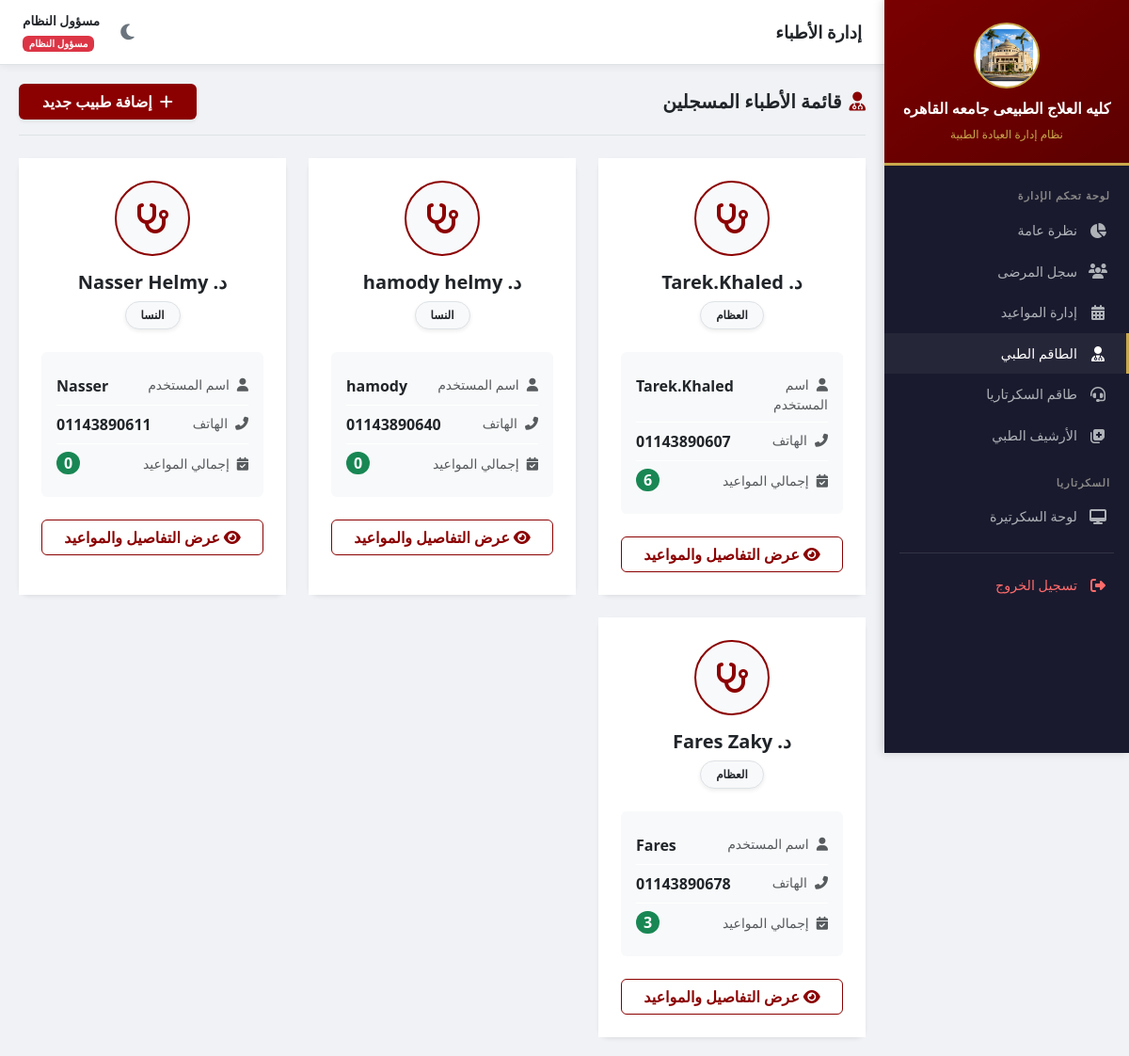
/admin-panel/doctors/ (signed in), run on the app's committed database.
### clinic/models.py (models this page shows, shortened)
class Doctor(models.Model):
    user = models.OneToOneField(User, on_delete=models.CASCADE, verbose_name="المستخدم")
    specialty = models.ForeignKey(Specialty, on_delete=models.SET_NULL, null=True, verbose_name="التخصص")
    phone = models.CharField(max_length=20, blank=True, verbose_name="رقم الهاتف")
    def __str__(self):
        return f"د. {self.user.get_full_name() or self.user.username}"
    class Meta:
        verbose_name = "دكتور"
        verbose_name_plural = "الأطباء"

class Specialty(models.Model):
    name = models.CharField(max_length=100, verbose_name="التخصص")
    class Meta:
        verbose_name = "تخصص"
        verbose_name_plural = "التخصصات"

### clinic/views.py (the view)
# urls.py: path('admin-panel/doctors/', views.admin_doctors, name='admin_doctors'),
@login_required
@user_passes_test(is_admin, login_url='login')
def admin_doctors(request):
    doctors = Doctor.objects.select_related('user', 'specialty').annotate(appt_count=Count('appointments'))
    return render(request, 'admin/doctors.html', {'doctors': doctors})

### clinic/views.py (called while the page is built)
def is_admin(user):
    return user.is_superuser or user.is_staff

### templates/admin/doctors.html (shortened to what this page needs)
{% extends 'base.html' %}
{% block page_title %}إدارة الأطباء{% endblock %}
{% block content %}
<div class="d-flex justify-content-between align-items-center mb-4 border-bottom pb-3">
  <h5 class="mb-0 fw-bold text-body"><i class="fas fa-user-md me-2" style="color: #8B0000;"></i>قائمة الأطباء المسجلين</h5>
  <a href="{% url 'admin_doctor_add' %}" class="btn fw-bold px-4 shadow-sm" style="background:#8B0000; color:white;">
    <i class="fas fa-plus me-2"></i>إضافة طبيب جديد
  </a>
</div>
<div class="row g-4">
  {% for doctor in doctors %}
  <div class="col-md-6 col-lg-4">
    <div class="card shadow-sm border-0 h-100 hover-shadow transition-all">
      <div class="card-body p-4 text-center">
        <div class="mb-3">
          <div class="d-inline-flex align-items-center justify-content-center bg-light rounded-circle mb-3" style="width: 80px; height: 80px; border: 2px solid #8B0000;">
            <i class="fas fa-stethoscope fa-2x" style="color: #8B0000;"></i>
          </div>
          <h5 class="fw-bold text-body mb-2">{{ doctor }}</h5>
          <span class="badge bg-light text-body border px-3 py-2 rounded-pill shadow-sm">
            {{ doctor.specialty.name|default:"تخصص غير محدد" }}
          </span>
        </div>
        <div class="mt-4 text-start bg-light p-3 rounded">
          <div class="d-flex justify-content-between py-2 border-bottom border-white">
            <span class="text-muted small"><i class="fas fa-user me-2"></i>اسم المستخدم</span>
            <strong class="text-body">{{ doctor.user.username }}</strong>
          </div>
          <div class="d-flex justify-content-between py-2 border-bottom border-white">
            <span class="text-muted small"><i class="fas fa-phone-alt me-2"></i>الهاتف</span>
            <strong class="text-body">{{ doctor.phone|default:"-" }}</strong>
          </div>
          <div class="d-flex justify-content-between py-2 align-items-center">
            <span class="text-muted small"><i class="fas fa-calendar-check me-2"></i>إجمالي المواعيد</span>
            <span class="badge bg-success px-2 py-1 fs-6 rounded-pill">{{ doctor.appt_count }}</span>
          </div>
        </div>
        <div class="mt-4">
          <a href="{% url 'admin_doctor_detail' doctor.pk %}" class="btn w-100 fw-bold" style="border: 1px solid #8B0000; color: #8B0000; background-color: transparent;">
            <i class="fas fa-eye me-1"></i>عرض التفاصيل والمواعيد
          </a>
        </div>
      </div>
    </div>
  </div>
  {% endfor %}
</div>
{% endblock %}

### templates/base.html (shortened to what this page needs)
<!DOCTYPE html>
<html lang="ar" dir="rtl">
<head>
<link href="https://cdn.jsdelivr.net/npm/bootstrap@5.3.0/dist/css/bootstrap.rtl.min.css" rel="stylesheet">
<link href="https://cdnjs.cloudflare.com/ajax/libs/font-awesome/6.4.0/css/all.min.css" rel="stylesheet">
</head>
<body>
{% load auth_extras %}
{% if user.is_authenticated %}
<div class="sidebar" id="sidebar">
  <div class="sidebar-header">
    <div class="logo-container"><img src="/media/2.png" alt="لوجو جامعة القاهرة"></div>
    <h6>كليه العلاج الطبيعى جامعه القاهره</h6>
    <small>نظام إدارة العيادة الطبية</small>
  </div>
  <div class="sidebar-nav-container">
    {% if user.is_staff or user.is_superuser %}
    <div class="nav-section">لوحة تحكم الإدارة</div>
    <a href="{% url 'admin_dashboard' %}" class="nav-link-side {% if request.resolver_match.url_name == 'admin_dashboard' %}active{% endif %}" onclick="closeSidebar()"><i class="fas fa-chart-pie"></i> نظرة عامة</a>
    <a href="{% url 'admin_patients' %}" class="nav-link-side " onclick="closeSidebar()"><i class="fas fa-users"></i> سجل المرضى</a>
    <a href="{% url 'admin_appointments' %}" class="nav-link-side {% if request.resolver_match.url_name == 'admin_appointments' %}active{% endif %}" onclick="closeSidebar()"><i class="fas fa-calendar-alt"></i> إدارة المواعيد</a>
    <a href="{% url 'admin_doctors' %}" class="nav-link-side {% if request.resolver_match.url_name == 'admin_doctors' %}active{% endif %}" onclick="closeSidebar()"><i class="fas fa-user-md"></i> الطاقم الطبي</a>
    <a href="{% url 'admin_secretaries' %}" class="nav-link-side {% if 'admin_secreta' in request.resolver_match.url_name %}active{% endif %}" onclick="closeSidebar()"><i class="fas fa-headset"></i> طاقم السكرتاريا</a>
    <a href="{% url 'admin_records' %}" class="nav-link-side {% if request.resolver_match.url_name == 'admin_records' %}active{% endif %}" onclick="closeSidebar()"><i class="fas fa-notes-medical"></i> الأرشيف الطبي</a>
    <div class="nav-section" style="margin-top:8px;">السكرتاريا</div>
    <a href="{% url 'secretary_dashboard' %}" class="nav-link-side {% if request.resolver_match.url_name == 'secretary_dashboard' %}active{% endif %}" onclick="closeSidebar()"><i class="fas fa-desktop"></i> لوحة السكرتيرة</a>
    {% endif %}
    <div class="mt-3 border-top border-secondary pt-2" style="opacity:.3; margin: 0 16px;"></div>
    <a href="{% url 'logout' %}" class="nav-link-side mt-1" style="color:#ff6b6b;" onclick="closeSidebar()"><i class="fas fa-sign-out-alt"></i> تسجيل الخروج</a>
  </div>
</div>
<div class="main-content">
  <div class="topbar">
    <div class="d-flex align-items-center gap-2">
      <h5>{% block page_title %}{% endblock %}</h5>
    </div>
    <div class="d-flex align-items-center gap-3">
      <button class="theme-toggle" onclick="toggleTheme()" title="تبديل الوضع" aria-label="تبديل الوضع الليلي">
        <i class="fas fa-moon" id="themeIcon"></i>
      </button>
      <div class="text-end d-none d-sm-block">
        <div class="fw-bold" style="font-size:.85rem;">{{ user.get_full_name|default:user.username }}</div>
        {% if user.is_staff %}<span class="badge bg-danger" style="font-size:.65rem;">مسؤول النظام</span>
        {% elif user|has_group:"secretary" %}<span class="badge bg-success" style="font-size:.65rem;">سكرتيرة</span>
        {% else %}<span class="badge bg-primary" style="font-size:.65rem;">طبيب</span>{% endif %}
      </div>
    </div>
  </div>
  <div class="content-area">
    {% block content %}{% endblock %}
  </div>
</div>
{% else %}
{% block full_content %}{% endblock %}
{% endif %}
</body>
</html>

### templates/base.html (style rules this page uses)
:root { --cu-red: #8B0000; --cu-gold: #C9A84C; --cu-dark: #1a1a2e; --cu-gray: #f0f2f5; --sidebar-w: 260px; --bg-body: #f0f2f5; --bg-card: #ffffff; --bg-card-alt: #f8f9fa; --text-main: #212529; --text-muted: #6c757d; --border-color: #dee2e6; --topbar-bg: #ffffff; --table-hover: rgba(0,0,0,0.02); --shadow: 0 2px 8px rgba(0,0,0,0.06); }
body { font-family: 'Segoe UI', Tahoma, sans-serif; background: var(--bg-body); color: var(--text-main); transition: background .3s, color .3s; }
.sidebar { width: var(--sidebar-w); min-height: 100vh; background: var(--cu-dark); position: fixed; right: 0; top: 0; z-index: 1050; display: flex; flex-direction: column; box-shadow: -2px 0 10px rgba(0,0,0,0.15); transition: transform .3s ease; }
.sidebar-header { background: linear-gradient(145deg, #7a0000, #5c0000); padding: 24px 16px 20px; text-align: center; border-bottom: 3px solid var(--cu-gold); }
.sidebar-header .logo-container { width: 70px; height: 70px; margin: 0 auto 12px; background: white; border-radius: 50%; border: 2px solid var(--cu-gold); overflow: hidden; display: flex; align-items: center; justify-content: center; }
.sidebar-header .logo-container img { width: 100%; height: 100%; object-fit: cover; }
.sidebar-header h6 { color: #fff; margin: 0 0 4px; font-size: 1rem; font-weight: 700; }
.sidebar-header small { color: var(--cu-gold); font-size: .75rem; }
.sidebar-nav-container { flex-grow: 1; padding: 12px 0; overflow-y: auto; }
.nav-section { padding: 12px 20px 6px; color: #888; font-size: .7rem; font-weight: 600; text-transform: uppercase; letter-spacing: 1px; }
.nav-link-side { display: flex; align-items: center; gap: 12px; padding: 11px 20px; color: #aeb2b7; text-decoration: none; transition: all .2s; border-right: 3px solid transparent; font-size: .9rem; }
.nav-link-side:hover, .nav-link-side.active { color: #fff; background: rgba(255,255,255,.05); border-right-color: var(--cu-gold); }
.nav-link-side i { width: 20px; text-align: center; font-size: 1rem; }
.main-content { margin-right: var(--sidebar-w); min-height: 100vh; transition: margin .3s; }
.topbar { background: var(--topbar-bg); padding: 12px 24px; display: flex; align-items: center; justify-content: space-between; box-shadow: var(--shadow); position: sticky; top: 0; z-index: 99; border-bottom: 1px solid var(--border-color); }
.topbar h5 { margin: 0; color: var(--text-main); font-weight: 700; font-size: 1.15rem; }
.content-area { padding: 20px; }
.card { border: 1px solid var(--border-color); border-radius: 12px; box-shadow: var(--shadow); background: var(--bg-card); color: var(--text-main); }
.card-body { background: var(--bg-card); color: var(--text-main); }
.theme-toggle { background: none; border: none; color: var(--text-muted); font-size: 1.2rem; cursor: pointer; padding: 6px; border-radius: 8px; }
.hover-shadow { transition: all .3s ease-in-out; }

### templates/admin/doctors.html (style rules this page uses)
.transition-all { transition: all .3s ease-in-out; }

### data on the page
Doctor: user.username "د. Tarek.Khaled", specialty.name "العظام", user.username "Tarek.Khaled", phone "01143890607", appt_count "6"
Doctor: user.last_name "د. hamody helmy", specialty.name "النسا", user.username "hamody", phone "01143890640", appt_count "0"
Doctor: user.last_name "د. Nasser Helmy", specialty.name "النسا", user.username "Nasser", phone "01143890611", appt_count "0"
Doctor: user.last_name "د. Fares Zaky", specialty.name "العظام", user.username "Fares", phone "01143890678", appt_count "3"

### other printed values
{{ user.get_full_name|default:user.username }} "مسؤول النظام"
